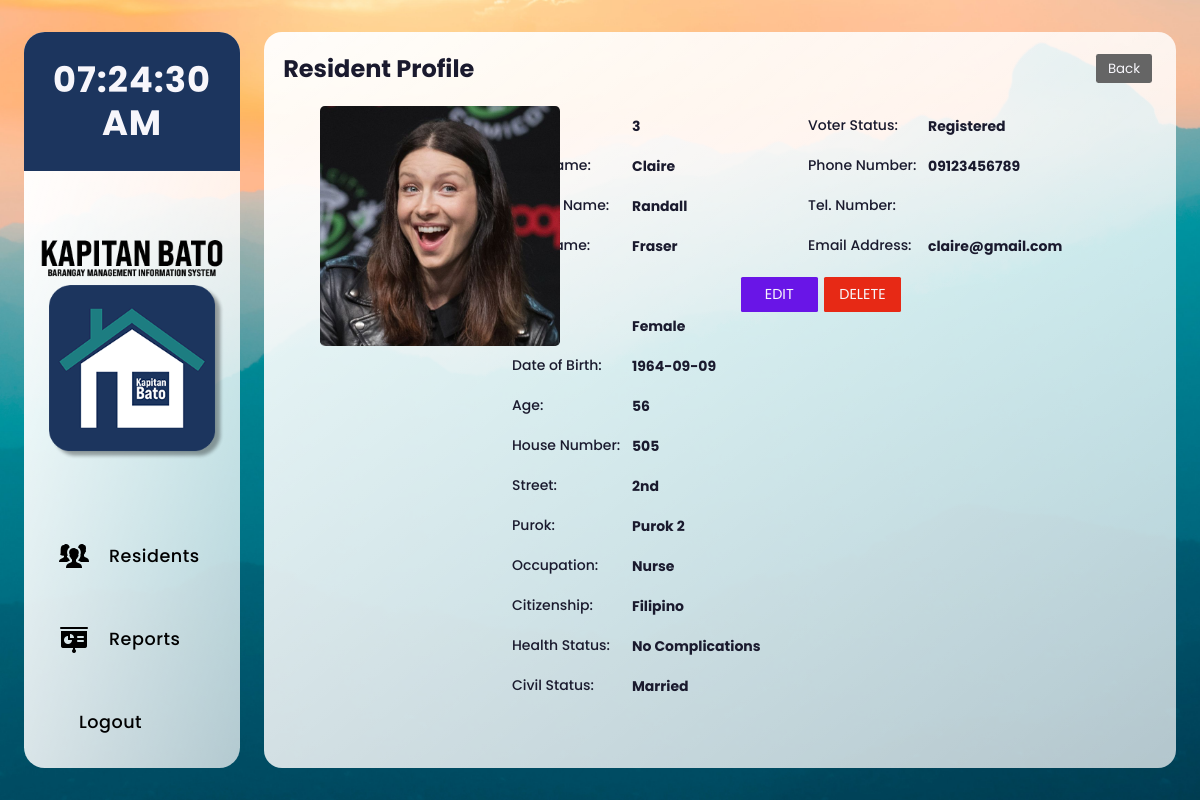
/n_residents/view-resident.php?id=3 (signed in), run on the app's committed database.
### tables this page shows
CREATE TABLE `residents` (
  `id` int(11) NOT NULL,
  `first_name` varchar(255) NOT NULL,
  `mid_name` varchar(255) NOT NULL,
  `last_name` varchar(255) NOT NULL,
  `suffix` varchar(255) NOT NULL,
  `sex` varchar(11) NOT NULL,
  `date_of_birth` date NOT NULL,
  `house_number` varchar(255) NOT NULL,
  `street` varchar(255) NOT NULL,
  `purok` varchar(255) NOT NULL,
  `occupation` varchar(255) NOT NULL,
  `citizenship` varchar(255) NOT NULL,
  `health_status` varchar(255) NOT NULL,
  `civil_status` varchar(255) NOT NULL,
  `voter_status` varchar(255) NOT NULL,
  `phone_number` varchar(255) NOT NULL,
  `tel_number` varchar(255) NOT NULL,
  `email` varchar(255) NOT NULL,
  `img_url` varchar(255) NOT NULL
);

### n_residents/view-resident.php (the view, shortened to what this page needs)
<!DOCTYPE html>
<html lang="en" dir="ltr">
<head>
    <link rel="stylesheet" href="../css/style.css" />
</head>
<body>
    <main>
        <?php include('../navbar.php'); ?>
        <section>
            <div class="header">
                <h1>Resident Profile</h1>
                <a href="residents.php">
                    <button class="back-btn">Back</button>
                </a>
            </div>
            <div class="content">
                <div class="resident-profile">
                    <div class="infos">
                        <?php
                        $id = $_GET['id'];
                        $squery =  mysqli_query($conn, "select * from residents where id = $id");
                        while ($row = mysqli_fetch_array($squery)) {
                        ?>
                            <form method="post">
                                <div class="view-info">
                                    <h5>ID:</h5>
                                    <h6><?php echo $row['id'] ?></h6>
                                </div>
                                <div class="view-info">
                                    <h5>First Name:</h5>
                                    <h6><?php echo $row['first_name'] ?></h6>
                                </div>
                                <div class="view-info">
                                    <h5>Middle Name:</h5>
                                    <h6><?php echo $row['mid_name'] ?></h6>
                                </div>
                                <div class="view-info">
                                    <h5>Last Name:</h5>
                                    <h6><?php echo $row['last_name'] ?></h6>
                                </div>
                                <div class="view-info">
                                    <h5>Suffix:</h5>
                                </div>
                                <div class="view-info">
                                    <h5>Sex:</h5>
                                    <h6><?php echo $row['sex'] ?></h6>
                                </div>
                                <div class="view-info">
                                    <h5>Date of Birth:</h5>
                                    <h6><?php echo $row['date_of_birth'] ?></h6>
                                </div>
                                <?php
                                $userDob = $row['date_of_birth'];
                                $dob = new DateTime($userDob);
                                $now = new DateTime();
                                $difference = $now->diff($dob);
                                $ages = $difference->y;
                                ?>
                                <div class="view-info">
                                    <h5>Age:</h5>
                                    <h6><?php echo $ages ?></h6>
                                </div>
                                <div class="view-info">
                                    <h5>House Number:</h5>
                                    <h6><?php echo $row['house_number'] ?></h6>
                                </div>
                                <div class="view-info">
                                    <h5>Street:</h5>
                                    <h6><?php echo $row['street'] ?></h6>
                                </div>
                                <div class="view-info">
                                    <h5>Purok:</h5>
                                    <h6><?php echo $row['purok'] ?></h6>
                                </div>
                                <div class="view-info">
                                    <h5>Occupation:</h5>
                                    <h6><?php echo $row['occupation'] ?></h6>
                                </div>
                                <div class="view-info">
                                    <h5>Citizenship:</h5>
                                    <h6><?php echo $row['citizenship'] ?></h6>
                                </div>
                                <div class="view-info">
                                    <h5>Health Status:</h5>
                                    <h6><?php echo $row['health_status'] ?></h6>
                                </div>
                                <div class="view-info">
                                    <h5>Civil Status:</h5>
                                    <h6><?php echo $row['civil_status'] ?></h6>
                                </div>
                    </div>
                    <div class="infos">
                        <div class="view-info">
                            <h5>Voter Status:</h5>
                            <h6><?php echo $row['voter_status'] ?></h6>
                        </div>
                        <div class="view-info">
                            <h5>Phone Number:</h5>
                            <h6><?php echo $row['phone_number'] ?></h6>
                        </div>
                        <div class="view-info">
                            <h5>Tel. Number:</h5>
                        </div>
                        <div class="view-info">
                            <h5>Email Address:</h5>
                            <h6><?php echo $row['email'] ?></h6>
                        </div>
                    </div>
                    <div class="residents-btns">
                        <a href="edit.php?id=<?php echo $row['id'] ?>">
                            <button class="edit-btn">EDIT</button>
                        </a>
                        <button class="delete-btn" id="delete">DELETE</button>
                    <?php
                        }
                    ?>
                    </div>
                </div>
            </div>
        </section>
    </main>
</body>
</html>

### css/style.css (style rules this page uses)
* { margin: 0; padding: 0; overflow: hidden; box-sizing: border-box; font-family: "Poppins", sans-serif; height: auto; width: auto; color: var(--black-color); }
h1 { font-weight: 700; }
h5 { font-weight: 600; }
button, input[type="button"] { transition: ease 0.25s; }
button { border-radius: 0.15rem; }
:root { --primary-color: #1c355e; --white-color: #f7f6fb; --black-color: #1a1a2e; --red-color: #d41e21; --green-color: #38b000; --blue-color: #01497c; }
main { height: 100vh; width: 100%; background: url("../img/kb-bg.jpg") fixed center; background-size: cover; display: flex; align-items: center; justify-content: space-evenly; }
.delete-btn { background: #f26c4f; }
.resident-profile { height: auto; display: flex; flex-direction: row; margin-left: 11rem; }
.infos { height: 100%; display: flex; flex-direction: column; align-items: center; margin-right: 2.5rem; }
.back-btn { height: 1.8rem; width: 3.5rem; margin: 0.3rem; background: #656565; color: var(--white-color); border: none; cursor: pointer; }
.view-info { height: auto; display: flex; justify-content: center; align-items: center; }
.view-info h5 { font-size: 14px; width: 7.5rem; height: 2.5rem; font-weight: 500; display: flex; align-items: center; }
.view-info h6 { font-size: 14px; width: auto; min-width: 8.5rem; line-height: 20px; height: auto; display: flex; }
.residents-btns { display: flex; justify-content: center; position: absolute; top: 10.5rem; right: 17rem; }
.edit-btn { background: #6915e7; }
.delete-btn { background: #e72915; }
.edit-btn, .delete-btn, .cancel-btn { color: var(--white-color); border-radius: 0.1rem; font-size: 0.9rem; padding: 0.4rem; border: none; cursor: pointer; height: 2.2rem; width: 4.8rem; margin: 0.2rem; }
section { height: 92%; width: 76%; display: flex; flex-direction: column; justify-content: space-between; position: relative; border-radius: 18px; background: linear-gradient( to right bottom, rgba(255, 255, 255, 0.95), rgba(255, 255, 255, 0.7) ); }
.header { width: auto; height: 10%; display: flex; justify-content: space-between; align-items: center; padding: 1.2rem; }
.content { width: 100%; height: 90%; display: flex; justify-content: center; position: relative; }

### data on the page
residents: id "3", first_name "Claire", mid_name "Randall", last_name "Fraser", sex "Female", date_of_birth "1964-09-09", house_number "505", street "2nd", purok "Purok 2", occupation "Nurse", citizenship "Filipino", health_status "No Complications", civil_status "Married", voter_status "Registered", phone_number "09123456789", email "claire@gmail.com"
